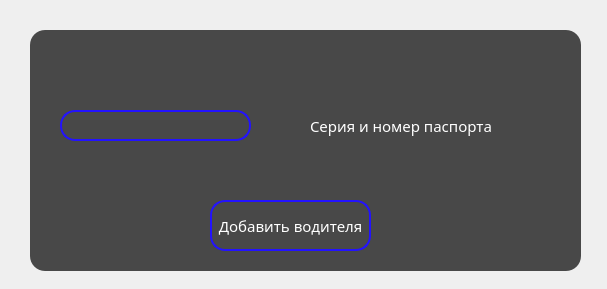
<?xml version="1.0" encoding="UTF-8"?>
<ui version="4.0">
 <class>AddDriver</class>
 <widget class="QMainWindow" name="AddDriver">
  <property name="geometry">
   <rect>
    <x>0</x>
    <y>0</y>
    <width>607</width>
    <height>289</height>
   </rect>
  </property>
  <property name="windowTitle">
   <string>Add driver</string>
  </property>
  <property name="styleSheet">
   <string notr="true">#form{
background:url(img/pbg4.jpg)
}
QFrame{
background: rgba(0,0,0,0.7);
border-radius:15px;
}
QLineEdit{
background:transparent;
border:2px solid #2312ff;
border-radius:15px;
color:white;
}
QLineEdit:focus{
background:transparent;
border:2px solid red;
border-radius:15px;
color:white;
}
QPushButton{
border-radius:15px;
color:white;
border:2px solid #2312ff;
background:transparent;
}
QPushButton:hover{
border-radius:15px;
border:2px solid red;
color:white;
background: transparent;
}
QLabel{
color:white;
background:transparent;

}

</string>
  </property>
  <widget class="QWidget" name="form">
   <widget class="QFrame" name="frame">
    <property name="geometry">
     <rect>
      <x>30</x>
      <y>30</y>
      <width>551</width>
      <height>241</height>
     </rect>
    </property>
    <property name="frameShape">
     <enum>QFrame::StyledPanel</enum>
    </property>
    <property name="frameShadow">
     <enum>QFrame::Raised</enum>
    </property>
    <widget class="QLineEdit" name="add_driver_passport">
     <property name="geometry">
      <rect>
       <x>30</x>
       <y>80</y>
       <width>191</width>
       <height>31</height>
      </rect>
     </property>
     <property name="font">
      <font>
       <family>Century Gothic</family>
       <pointsize>11</pointsize>
      </font>
     </property>
     <property name="alignment">
      <set>Qt::AlignCenter</set>
     </property>
    </widget>
    <widget class="QLabel" name="passport_lbl">
     <property name="geometry">
      <rect>
       <x>280</x>
       <y>80</y>
       <width>211</width>
       <height>31</height>
      </rect>
     </property>
     <property name="font">
      <font>
       <family>Century Gothic</family>
       <pointsize>11</pointsize>
      </font>
     </property>
     <property name="text">
      <string>Серия и номер паспорта</string>
     </property>
    </widget>
    <widget class="QPushButton" name="add_driver_btn">
     <property name="geometry">
      <rect>
       <x>180</x>
       <y>170</y>
       <width>161</width>
       <height>51</height>
      </rect>
     </property>
     <property name="font">
      <font>
       <family>Century Gothic</family>
       <pointsize>11</pointsize>
      </font>
     </property>
     <property name="text">
      <string>Добавить водителя</string>
     </property>
    </widget>
   </widget>
  </widget>
 </widget>
 <resources/>
 <connections/>
</ui>
